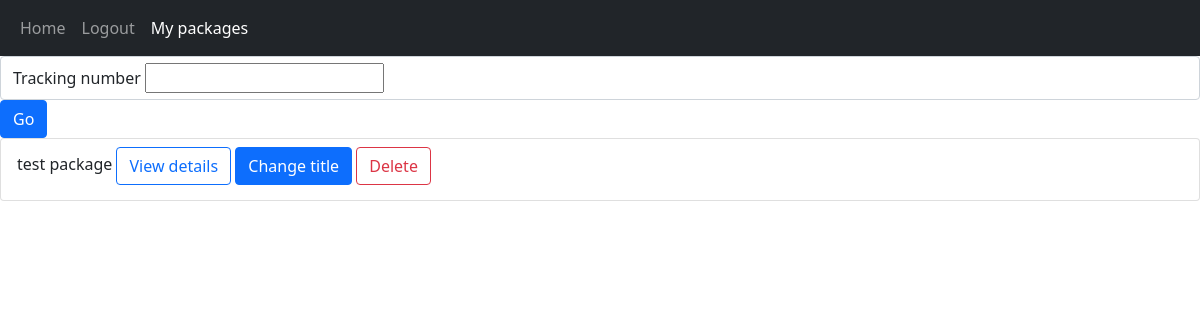
Before: /packageList (signed in) with the older database file.
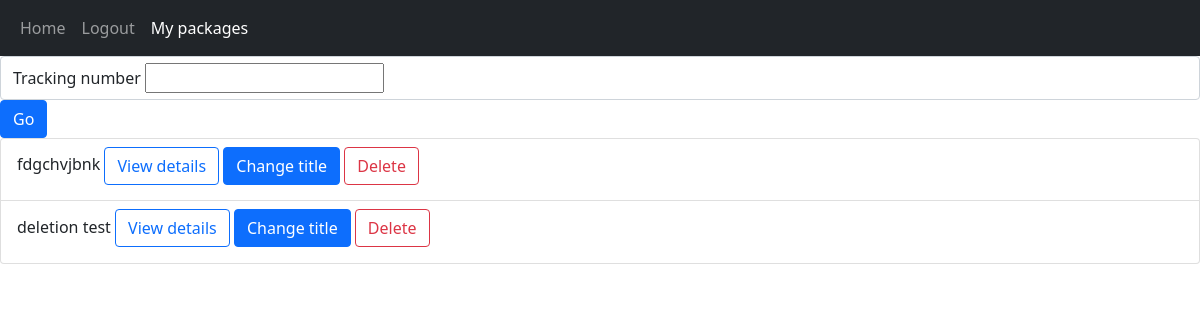
After: the same page with the newer database file.
### tables this page shows
CREATE TABLE "packages" (
	"id"	INTEGER NOT NULL,
	"title"	TEXT(50) DEFAULT NULL,
	"trackingNumber"	TEXT NOT NULL,
	"user_id"	INTEGER NOT NULL,
	"last_updated"	INTEGER(15) NOT NULL DEFAULT 0,
	"last_new_data"	INTEGER(15) NOT NULL,
	"email_sent"	INTEGER(1) NOT NULL DEFAULT 0,
	FOREIGN KEY("user_id") REFERENCES "users"("id"),
	PRIMARY KEY("id" AUTOINCREMENT)
);

### main.py (the view, shortened to what this page needs)
@app.route("/packageList", methods=["GET", "POST"])
@login_required
def packageList():
	form = forms.AddPackageForm()
	packageListDict = packageHandler.getListOfPackages(session["userID"])
	return render_template("packageList.html", form=form, packageList=packageListDict)

### forms.py
class AddPackageForm(FlaskForm):
	trackingCode = StringField("Tracking number", validators=[DataRequired()])

### main.py (called while the page is built)
def login_required(func):
	@wraps(func) # This decorator copies over function attributes like __name__, docstring etc. required by flask for some reason
	def wrapper(*args, **kwargs):
		if "userID" in session and session["userID"] > 0:
			return func(*args, **kwargs)
		else:
			flash("You need to log in to do that!", "danger")
			return redirect(url_for("login"))
	return wrapper

### packages.py (called while the page is built)
def createDBConnection(func):
	def wrapper(self, *args, **kwargs):
		with sqlite3.connect(self.dbPath) as con:
			self.con = con
			return func(self, *args, **kwargs)
	return wrapper

	@createDBConnection
	def getListOfPackages(self, userID):
		cur = self.con.cursor()
		cur.row_factory = sqlite3.Row # Dictionary format
		cur.execute("SELECT id, COALESCE(title, trackingNumber) AS title, last_new_data, ? AS current_time FROM packages WHERE user_id = ?", [time(), userID])
		result = cur.fetchall()
		cur.close()
		return result

### templates/packageList.html (shortened to what this page needs)
{% from "includes/form_renderer.html" import render_form %}
{% extends "main_layout_container.html" %}
{% block body %}
	<form action="" method="POST">
		{{render_form(form)}}
		<input type="submit" class="btn btn-primary" style="display: inline;" value="Go"/>
	</form>
	<ul class="list-group" id="packageListUL">
		{% if not packageList %}
			<li class="list-group-item">You are not tracking any packages. Add one!</li>
		{% else %}
			{% for package in packageList %}
				<li class="list-group-item" id="packageListLI-{{package['id']}}">
					<p class="d-inline-block" id="packageLabel-{{package['id']}}">{{ package["title"] }}</p>
					<a role="button" class="btn btn-outline-primary" href="/packageDetails/{{package['id']}}">View details</a>
					<button type="button" class="btn btn-primary" data-bs-toggle="modal" data-bs-target="#titleInputModal" onclick="assignPackageIDToModal(`{{package['id']}}`, `titleInputModal`)">Change title</button>
					<button type="button" class="btn btn-outline-danger d-inline-block" data-bs-toggle="modal" data-bs-target="#deleteModal" onclick="assignPackageIDToModal(`{{package['id']}}`, `deleteModal`)">Delete</button>
				</li>
			{% endfor %}
		{% endif %}
	</ul>
{% endblock %}

### templates/includes/form_renderer.html (shortened to what this page needs)
{% macro render_form(form) %}
	{% for field in form if field.name != 'csrf_token' %}
		<div class="form-control">
			{{ field.label() }}
			{{ field() }}
		</div>
	{% endfor %}
{% endmacro %}

### templates/main_layout_container.html (shortened to what this page needs)
<!DOCTYPE html>
<html lang="en">
	<head>
		<link href="https://cdn.jsdelivr.net/npm/bootstrap@5.0.0-beta3/dist/css/bootstrap.min.css" rel="stylesheet">
	</head>
	<body>
		{% include "includes/navbar.html" %}
		{% block body %}
		{% endblock %}
	</body>
</html>

### templates/includes/navbar.html (shortened to what this page needs)
<nav class="navbar navbar-expand-lg navbar-dark bg-dark">
	<div class="container-fluid">
		<div class="collapse navbar-collapse" id="navbarSupportedContent">
			<ul class="navbar-nav me-auto mb-2 mb-lg-0">
				<li class="nav-item">
					<a class="nav-link" href="/">Home</a>
				</li>
				{% if session["userID"] %}
					<li class="nav-item">
						<a class="nav-link" href="/logout">Logout</a>
					</li>
					<li class="nav-item">
						<a class="nav-link active" aria-current="page" href="/packageList">My packages</a>
					</li>
				{% endif %}
			</ul>
		</div>
	</div>
</nav>

Changed rows visible on the page:
changed packages: title "test package" → "fdgchvjbnk"
added packages: title "deletion test"
